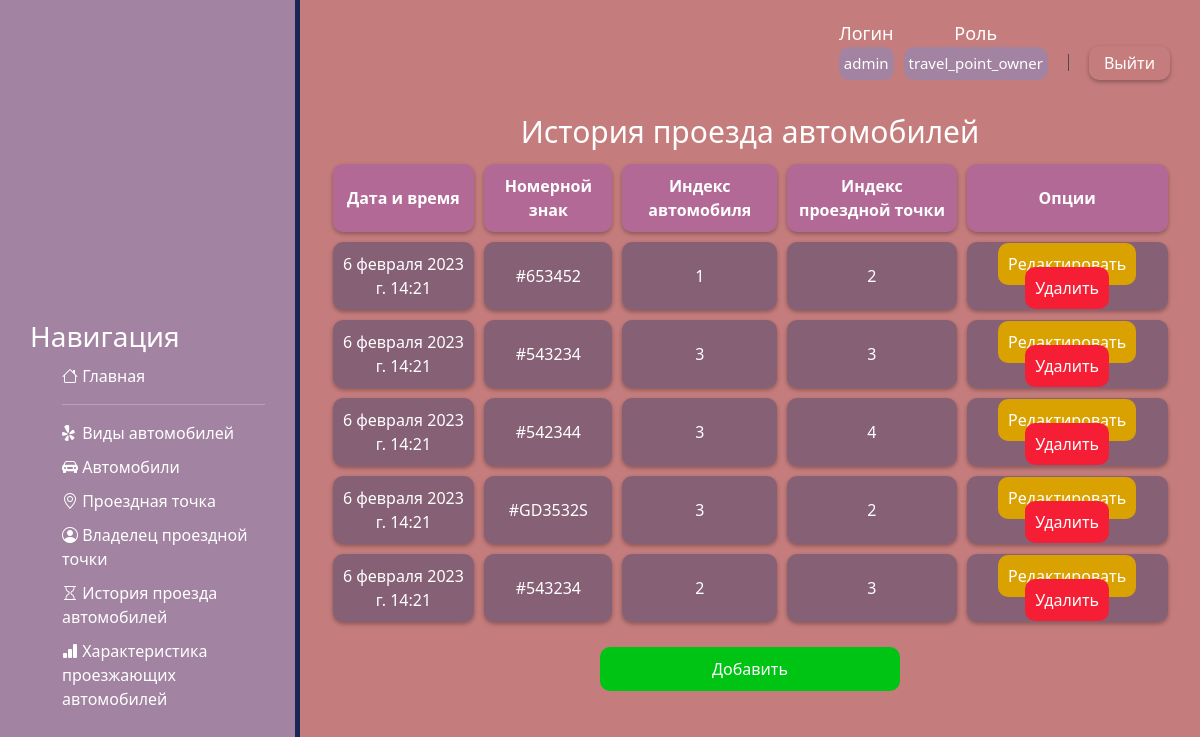
The app's page /table_show/4 (signed in) with its own data.
### main/models.py (models this page shows, shortened)
class CarPass(models.Model):
    date_time = models.DateTimeField(default=datetime.datetime(1, 1, 1, 1, 1))
    plate_number = models.CharField("Номерной знак", max_length=150, default="")
    car_id = models.ForeignKey('Car', on_delete=models.DO_NOTHING, default=0)
    travel_point_id = models.ForeignKey(TravelPoint, on_delete=models.DO_NOTHING, default=0)
    offsetName = 0
    names = ["Номер", "Дата и время", "Номерной знак", "Индекс автомобиля", "Индекс проездной точки"]
    title = "История проезда автомобилей"
    def get_dict(self):
        return {"id": self.id, 0: self.date_time, 1: self.plate_number, 2: self.car_id, 3: self.travel_point_id}

class Car(models.Model):
    model_id = models.ForeignKey('CarType', on_delete=models.CASCADE, default=0)
    buy_location = models.CharField("Локация покупки", max_length=150, default="")
    owner_FIO = models.CharField("ФИО владельца", max_length=150, default="")
    offsetName = 0
    names = ["Индекс", "Индекс модели", "Локация покупки", "Фио владельца"]
    title = "Автомобили"
    def __str__(self):
        return str(self.model_id)

class CarType(models.Model):
    model = models.CharField('Модель', max_length=50, default="")
    color = models.CharField('Цвет', max_length=50, default="")
    price = models.IntegerField(default=0)
    offsetName = 0
    names = ["Индекс", "Модель", "Цвет", "Цена"]
    title = "Виды автомобилей"
    def __str__(self):
        return str(self.id)

class TravelPoint(models.Model):
    name = models.CharField("Название", max_length=150, default="")
    main_owner_id = models.ManyToManyField('OwnerTravelPoint')
    offsetName = 0
    names = ["Индекс", "Название", "Индекс главного владельца"]
    title = "Проездная точка"
    def __str__(self):
        return str(self.id)

### main/views.py (the view)
# urls.py: path('table_show/<int:tk>', views.table_view, name='table_show'),
def table_view(request, tk):
    role = get_role(request.user)
    if left_lock_tables <= tk <= right_lock_tables and not role == "travel_point_owner":
        return redirect('main')
    table = []
    model = [CarType, Car, TravelPoint, OwnerTravelPoint, CarPass, DataOfPassingCar]
    title = model[tk].title
    for x in model[tk].objects.all():
        table.append(x.get_dict())
    return render(request, 'main/table_show.html', {'table': table, 'names': model[tk].names, 'title': title, 'table_id': tk, 'role': role})

### main/views.py (called while the page is built)
def get_role(user):
    template = ""
    if user.is_authenticated:
        if user.is_superuser:
            template = "travel_point_owner"
        elif user.groups.filter(name='travel_point_owner').exists():
            template = "travel_point_owner"
        elif user.groups.filter(name='driver').exists():
            template = "driver"
    return template

### main/templates/main/table_show.html (shortened to what this page needs)
{% load static %}
<!doctype html>
<html lang="en">
<head>
    <link rel="stylesheet" href="{% static 'main/css/navigation.css' %}">
    <link rel="stylesheet" href="https://cdn.jsdelivr.net/npm/bootstrap@5.2.3/dist/css/bootstrap.min.css">
    <link rel="stylesheet" href="{% static 'main/css/data_table.css' %}">
</head>
    <body>
        {% include 'main/navigation.html' %}
        {% include 'main/registrationButtons.html' %}
        <div class="center_table">
                <div class="horizontal_center">
                    <div>{{title}}</div>
                </div>
                <table class="data_table">
                    <tr>
                        {% for name in names %}
                        {% if not forloop.counter == 1 %}
                        <th>{{ name }}</th>
                        {% endif %}
                        {% endfor %}
                        {% if user.is_authenticated and role == "travel_point_owner" %}
                        <th>Опции</th>
                        {% endif %}
                    </tr>
                    {% for t in table %}
                    <tr>
                        {% for k, v in t.items %}
                        {% if not forloop.counter == 1 %}
                        <td> {{v}} </td>
                        {% endif %}
                        {% endfor %}
                        {% if user.is_authenticated and role == "travel_point_owner" %}
                        <td>
                            <a href="{% url 'table_change' tk=table_id el=forloop.counter command='edit' %}" class="edit_button button">Редактировать</a>
                            <a href="{% url 'table_change' tk=table_id el=forloop.counter command='delete' %}"  class="delete_button button">Удалить</a>
                        </td>
                        {% endif %}
                    </tr>
                    {% endfor %}
                </table>
            {%if user.is_authenticated and role == "travel_point_owner" %}
            <div class="horizontal_center">
                <a href="{% url 'table_change' tk=table_id el=0 command='add' %}"  class="add_button button big_button">Добавить</a>
            </div>
            {% endif %}
        </div>
    </body>
</html>

### main/templates/main/registrationButtons.html (shortened to what this page needs)
<div class="registration_panel">
    <div class="log_in_and_register">
        {%if user.is_authenticated%}
        <div class="data_container">
            <div class="buttons_container">
                <div class="label">
                    <div class="login_label">Логин </div>
                    <div class="login">{{user}}</div>
                </div>
                <div class="label">
                    <div class="role_label">Роль </div>
                    <div class="login">{{role}}</div>
                </div>
                <a href="{% url 'logout' %}" class="register reg_buttons center_table " style="margin-left: 5px">
                    Выйти
                </a>
            </div>
        </diV>
        {% else %}
            <a href="{% url 'login' %}" class="log_in reg_buttons">Войти</a>
            <a href="{% url 'registration' %}" class="register reg_buttons">Зарегестрироваться</a>
        {% endif %}
    </div>
</div>

### main/static/main/css/navigation.css (style rules this page uses)
body { margin: 0px }
.registration_panel { position: absolute; top: 20px; right: 0px; display: flex; justify-content: right; align-items: center; height: 60px; }
.log_in_and_register { margin-right: 20px; }
.reg_buttons { color: white; text-decoration: none; padding: 5px 15px 5px 15px; border-radius: 10px; margin-right: 10px; cursor: pointer; box-shadow: 0px 2px 4px rgba(0, 0, 0, 0.3); }
.register { background-color: ##4a93ff47; }
.login_label { color: white; font-size: 18px; }
.login { color: white; font-size: 15px; background-color: #4a93ff47; border-radius: 10px; padding: 5px; margin-right: 5px; margin-left: 5px; }
.role_label { color: white; font-size: 18px; }
.label { display: flex; flex-direction: column; justify-content: center; align-items: center; }
.buttons_container { display: flex; justify-content: end; align-items: end; }
.data_container { display: flex; justify-content: center; align-items: center; }

### main/static/main/css/data_table.css (style rules this page uses)
html, body { width: 100%; height: 100%; background: #ab434373; }
.data_table { background-color: `#141a38`; border-radius: 10px; color: white; width: 100%; border-collapse: separate; border-spacing: 10px; width: 95%; overflow-y: auto }
.data_table th, td { border-radius: 10px; padding: 10px; text-align: center; box-shadow: 0px 2px 4px rgba(0, 0, 0, 0.3); transition: 0.2s all ease }
.data_table th { background-color: #8c46c559; }
.data_table td { color: white; background-color: #0c296457; }
.center_table { display:flex; justify-content: center; align-items: center; flex-direction: column; height: 100%; }
.horizontal_center { color: white; display: flex; justify-content: center; }
.horizontal_center div { font-size: 30px; fon-weight: bold; }
.button { color: white; padding: 10px; border-radius: 10px; border: 0px solid white; text-align: center; text-decoration: none; transition: 0.2s ease all }
.edit_button { background-color: #daa200; }
.delete_button { background-color: #f51e34; }
.add_button { margin-top: 15px; background-color: #00c414; }
.big_button { width: 300px; }

### records on screen
Car: model_id "1"
CarPass: t "6 февраля 2023 г. 14:21" "#653452"
TravelPoint: id "2"
Car: model_id "3"
CarPass: t "6 февраля 2023 г. 14:21" "#543234"
TravelPoint: id "3"
CarPass: t "6 февраля 2023 г. 14:21" "#542344"
TravelPoint: id "4"
CarPass: t "6 февраля 2023 г. 14:21" "#GD3532S"
Car: model_id "2"
CarPass: t "6 февраля 2023 г. 14:21" "#543234"

### other values on screen
{{ user }} "admin"
{{ role }} "travel_point_owner"
{{ title }} "История проезда автомобилей"
{{ name }} "Дата и время" "Номерной знак" "Индекс автомобиля" "Индекс проездной точки"
